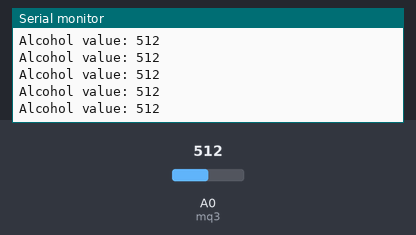
Bench run of a sketch on a simulated Arduino Uno, built with avr-gcc and run on an emulated ATmega328P. On the bench: the last lines printed to the serial monitor. The test bench sets the inputs (shaded band); at power-on: A0 (mq3) = 512.

Above: at 1.2 s.
1.3 s: A0 (mq3) set to 716
At 1.31 s:
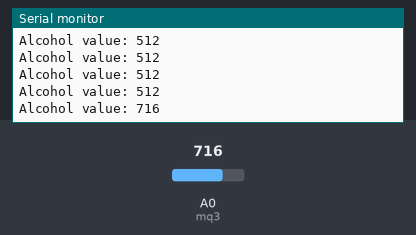
2.8 s: A0 (mq3) set to 900
At 2.82 s:
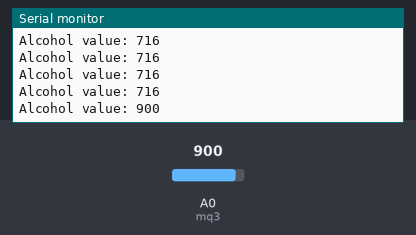
Timing chart, 0 to 5.8 s (numbered marks = the images above; inputs shaded):
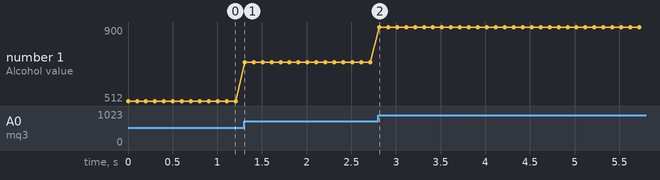

The sketch:

Gas_Sensor_2.ino
```cpp
const int mq3 = A0;

//the analog pin of the alcohol sensor goes into analog pin A0 of the arduino

int limit;
int value;

void setup() {
  Serial.begin(115200);//sets the baud rate
}

void loop()
{
  value = analogRead(mq3); //reads the analaog value from the alcohol sensor's AOUT pin
  Serial.print("Alcohol value: ");
  Serial.println(value);//prints the alcohol value

  delay(100);
}
```

Measured:
- after the input at 1.3 s, the serial monitor: prints a new line at once (image 1)
- after the input at 2.8 s, the serial monitor: prints a new line at once (image 2)
- plotted number 1: 512 → 716 after the input at 1.3 s, 716 → 900 after the input at 2.8 s
